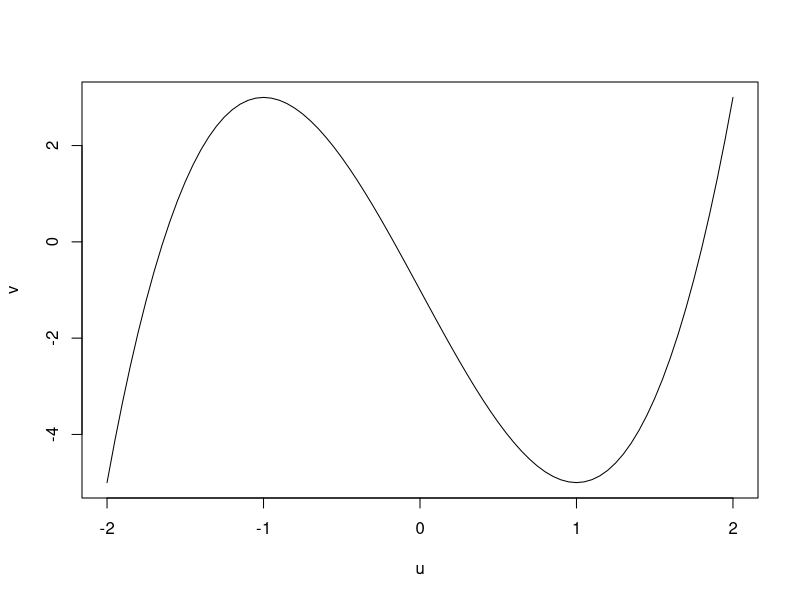
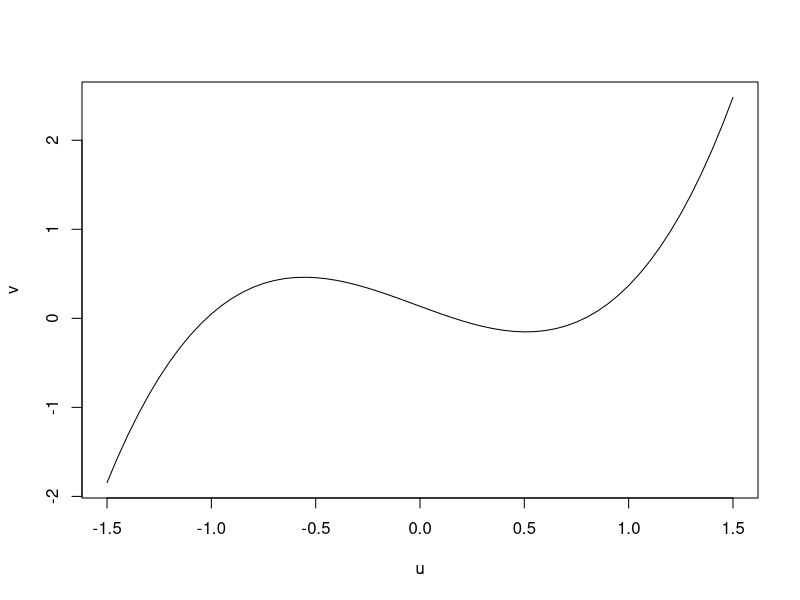
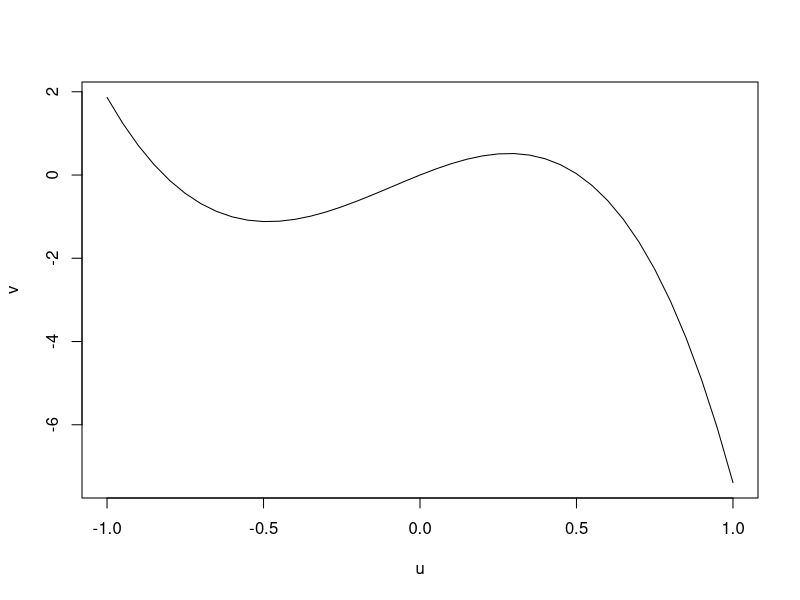

The R source for these figures, in order:
# P101-1 dichotomy
dizero <- function(f, a, b, eps = 1e-6){
  if(f(a)*f(b) > 0)
    list(fail = "finding root is fail!")
  else{
    repeat{
      if(abs(b-a) < eps) break;
      x <- (a+b)/2;
      if(f(a)*f(x) < 0) b <- x else a <- x
    }
    list(root = x, fun = f(x))
  }
}

f1 <- function(x) 2*x^3 - 6*x - 1;
f2 <- function(x) exp(x-2) + x^3 - x;
f3 <- function(x) 1 + 5*x - 6*x^3 - exp(2*x);

u <- seq(-2, 2, 0.05);
v <- f1(u);
plot(u, v, type = "l")
# [-2,-1],[-1,0],[1,2]
uniroot(f1, c(-2,-1), tol = 1e-6)$root
dizero(f1, -2, -1, 1e-6)$root
uniroot(f1, c(-1,0), tol = 1e-6)$root
dizero(f1, -1, 0, 1e-6)$root
uniroot(f1, c(1,2), tol = 1e-6)$root
dizero(f1, 1, 2, 1e-6)$root

u <- seq(-1.5, 1.5, 0.05);
v <- f2(u);
plot(u, v, type = "l")
# [-1.5,-0.5],[-0.5,0.5],[0.5,1.5]
uniroot(f2, c(-1.5,-0.5), tol = 1e-6)$root
dizero(f2, -1.5, -0.5, 1e-6)$root
uniroot(f2, c(-0.5,0.5), tol = 1e-6)$root
dizero(f2, -0.5, 0.5, 1e-6)$root
uniroot(f2, c(0.5,1.5), tol = 1e-6)$root
dizero(f2, 0.5, 1.5, 1e-6)$root

u <- seq(-1, 1, 0.05);
v <- f3(u);
plot(u, v, type = "l")
# [-1.5,-0.5],[-0.6,0.4],[0.5,1.5]
uniroot(f3, c(-1.5,-0.5), tol = 1e-6)$root
dizero(f3, -1.5, -0.5, 1e-6)$root
uniroot(f3, c(-0.6,0.4), tol = 1e-6)$root
dizero(f3, -0.6, 0.4, 1e-6)$root
uniroot(f3, c(0.5,1.5), tol = 1e-6)$root
dizero(f3, 0.5, 1.5, 1e-6)$root



# P101-3 Newton
Newtons <- function(f, x0, eps, max_iter = 50){
  x <- x0
  for (i in 1:max_iter){
    result <- f(x)
    fx <- result$f
    if (max(abs(fx)) < eps){
      return(list(root = x, iter = i)) 
    }
    x <- x - fx%*%solve(result$J)
  }
  return(list(root = x, iter = i))
}
funs <- function(x){
  f <- c(x[1]^2 + x[2]^2 - 1,
         x[1]^3 - x[2])
  J <- matrix(c(2*x[1], 2*x[2],
              3*x[1]^2, -x[2]), nrow = 2, byrow = T)  # derivative
  list(f = f, J = J)
}
Newtons(funs, c(-0.8, 0.6), 1e-3)


# P101-6 binomial distribution
n <- 10; p <- 0.2;
samples <- rbinom(100, n, p);

funs <- function(n, p, moments){
  f <- c(n*p - moments[1],
         n*p*(1-p) - moments[2])  # origin Moment
  J <- matrix(c(p, n,
                p*(1-p), n*(1-2*p)),
              nrow = 2, byrow = T)  # derivative
  list(f = f, J = J)
}
Newtons <- function(f, x0, epsn, epsp, max_iter = 10){
  x <- x0
  for (i in 1:max_iter){
    result <- f(x)
    fx <- result$f
    if (abs(fx[1]) < epsn && abs(fx[2]) < epsp){
      return(list(root = x, iter = i)) 
    }
    x <- x - solve(result$J)%*%fx
  }
  return(list(root = x, iter = i))
}

moments <- c(mean(samples), var(samples));
funs_moment <- function(x) funs(x[1], x[2], moments);
Newtons(funs_moment, c(10, 0.2), 1e-3, 1e-5)


# T4
sum <- 0;
for(i in 10000:99999){
  flag <- FALSE;
  n <- i;
  for(j in 1:5){
    if(n%%10 == 6){
      flag <- TRUE;
      break
    }
    n <- n%/%10;
  }
  if(flag == TRUE){
    if(i%%5 != 0) sum <- sum + 1;
  }
}
sum


# Simulated card fetching
fetch <- function(){
  a <- sample(1:52, 1)
  b <- sample(1:52, 1)
  if((a-1)%/%13 == (b-1)%/%13) return(TRUE)
  else return(FALSE)
}
N <- 10000;
sum <- 0;
for(i in 1:N){
  if(fetch() == TRUE) sum <- sum + 1;
}
p <- sum/N; p
